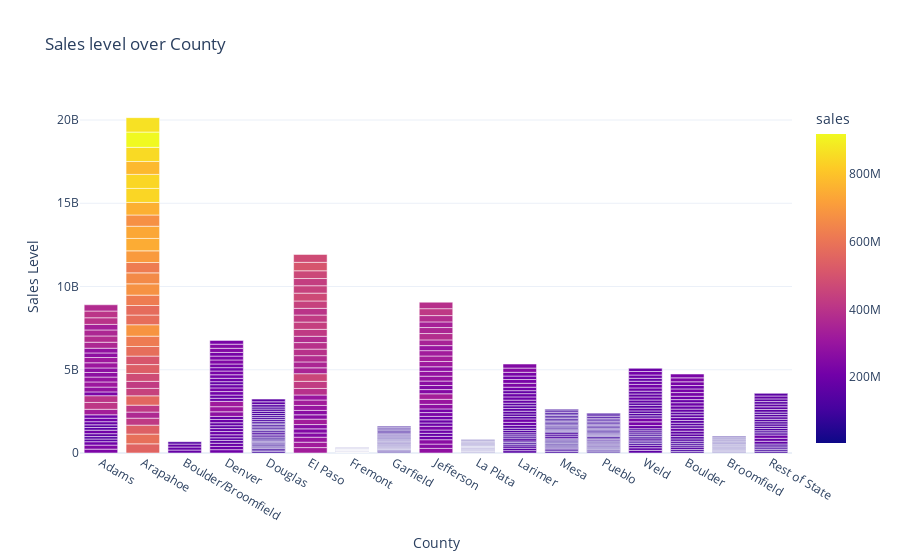

The code cell stored with this chart in its notebook:
### Code cell
fig=px.bar(data,x='county',y='sales',color='sales',title='Sales level over County')
fig.update_layout(xaxis_title='County',
                 yaxis_title='Sales Level')
fig.show()

### Figure 1 — Plotly figure (JSON) as saved in the notebook; plotly's stock layout.template omitted (floating-point values rounded to 4 significant figures; data arrays with more than 128 entries replaced by an {"elided": "..."} marker saying what was removed)
{"data": [{"alignmentgroup": "True", "hovertemplate": "county=%{x}<br>sales=%{marker.color}<extra></extra>", "legendgroup": "", "marker": {"color": {"elided": "501 int values"}, "coloraxis": "coloraxis", "pattern": {"shape": ""}}, "name": "", "offsetgroup": "", "orientation": "v", "showlegend": false, "textposition": "auto", "type": "bar", "x": {"elided": "501 str values"}, "xaxis": "x", "y": {"elided": "501 int values"}, "yaxis": "y"}], "layout": {"barmode": "relative", "coloraxis": {"colorbar": {"title": {"text": "sales"}}, "colorscale": [[0, "#0d0887"], [0.1111, "#46039f"], [0.2222, "#7201a8"], [0.3333, "#9c179e"], [0.4444, "#bd3786"], [0.5556, "#d8576b"], [0.6667, "#ed7953"], [0.7778, "#fb9f3a"], [0.8889, "#fdca26"], [1, "#f0f921"]]}, "legend": {"tracegroupgap": 0}, "title": {"text": "Sales level over County"}, "xaxis": {"anchor": "y", "domain": [0, 1], "title": {"text": "County"}}, "yaxis": {"anchor": "x", "domain": [0, 1], "title": {"text": "Sales Level"}}}}
